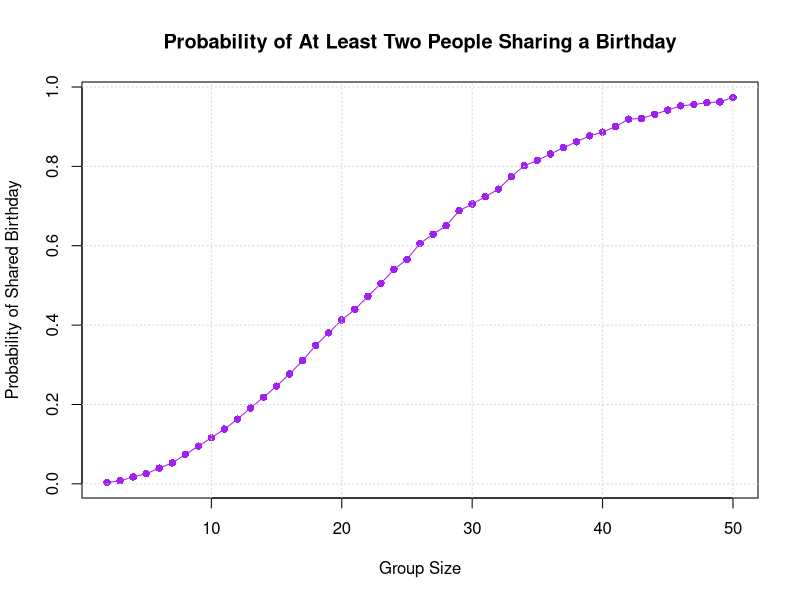

This chart was generated by the following R code: (Note: a time limit stopped this script after it produced the figure.)
## ---- chunk 1
knitr::opts_chunk$set(echo = TRUE)
## ---- chunk 2
birthday_simulation <- function(group_size) {
  # Generate random birthdays for the group
  birthdays <- sample(1:365, group_size, replace = TRUE)
  # Check if there are any duplicate birthdays
  return(any(duplicated(birthdays)))
}

birthday_paradox_probabilities <- function(max_group_size = 50, simulations = 10000) {
  probabilities <- numeric(max_group_size - 1)
  
  for (group_size in 2:max_group_size) {
    # Run the simulation and calculate the probability of duplicate birthdays
    duplicates <- sum(replicate(simulations, birthday_simulation(group_size)))
    probabilities[group_size - 1] <- duplicates / simulations
  }
  
  return(probabilities)
}

# Run the simulation for group sizes 2 to 50
probabilities <- birthday_paradox_probabilities()

# Plot the probabilities
group_sizes <- 2:50
plot(group_sizes, probabilities, type = "o", pch = 16, col = "purple",
     xlab = "Group Size", ylab = "Probability of Shared Birthday",
     main = "Probability of At Least Two People Sharing a Birthday")
grid()
## ---- chunk 3
library(broom)

n <- 30
sigma <- 5
alpha <- 0.05
mu_values <- c(0, 1, 2, 3, 4, 5, 6)
num_simulations <- 5000

# Create empty data frame to store results
results <- data.frame(mu = numeric(), estimate = numeric(), p_value = numeric())

# for each mu, sun the simulation 
for (mu in mu_values) {
  for (i in 1:num_simulations) {
    # Generate random sample from N(mu, sigma)
    x <- rnorm(n, mean = mu, sd = sigma)
    
    # Perform one-sample t-test
    t_test_result <- t.test(x, mu = 0)
    
    # Extract estimate and p-value
    tidy_result <- tidy(t_test_result)
    estimate <- tidy_result$estimate
    p_value <- tidy_result$p.value
    
    # Store results
    results <- rbind(results, data.frame(mu = mu, estimate = estimate, p_value = p_value))
  }
}

# Calculate power for each mu
power_results <- aggregate(p_value ~ mu, data = results, function(p) mean(p < alpha))

# Plot power as a function of effect size
plot(power_results$mu, power_results$p_value, type = "o", pch = 16, col = "purple",
     xlab = "True Value of Mu", ylab = "Power (Proportion of Null Rejections)",
     main = "Power of the Test as a Function of Effect Size")
grid()

# Calculate average estimate and conditional average for null rejections
average_estimate <- aggregate(estimate ~ mu, data = results, mean)
average_reject_estimate <- aggregate(estimate ~ mu, data = subset(results, p_value < alpha), mean)

# Plot average estimate vs. true value of mu
plot(average_estimate$mu, average_estimate$estimate, type = "o", pch = 16, col = "lightgreen",
     xlab = "True Value of Mu", ylab = "Average Estimate",
     main = "Average Estimate as a Function of True Mu")
points(average_reject_estimate$mu, average_reject_estimate$estimate, type = "o", pch = 16, col = "lightblue")
legend("topleft", legend = c("Average Estimate", "Average Estimate (Null Rejected)"),
       col = c("lightgreen", "lightblue"), pch = 16)
grid()
